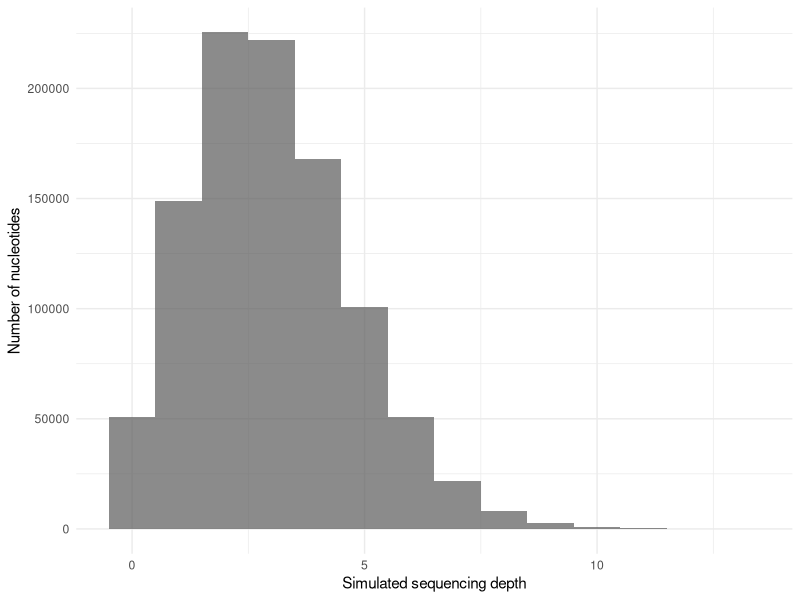
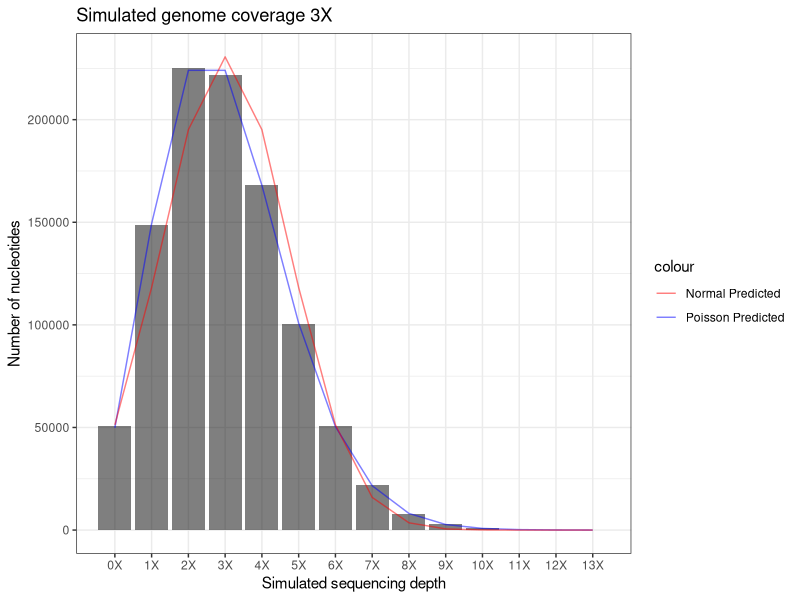
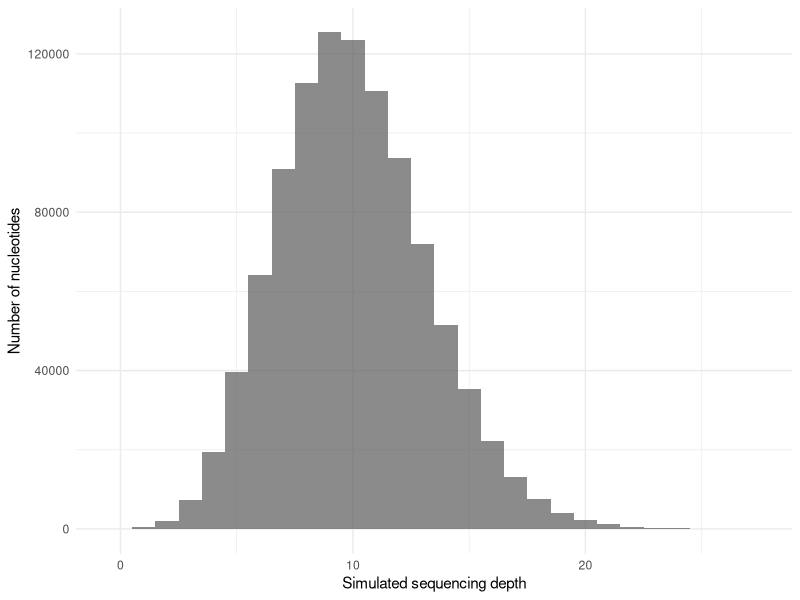
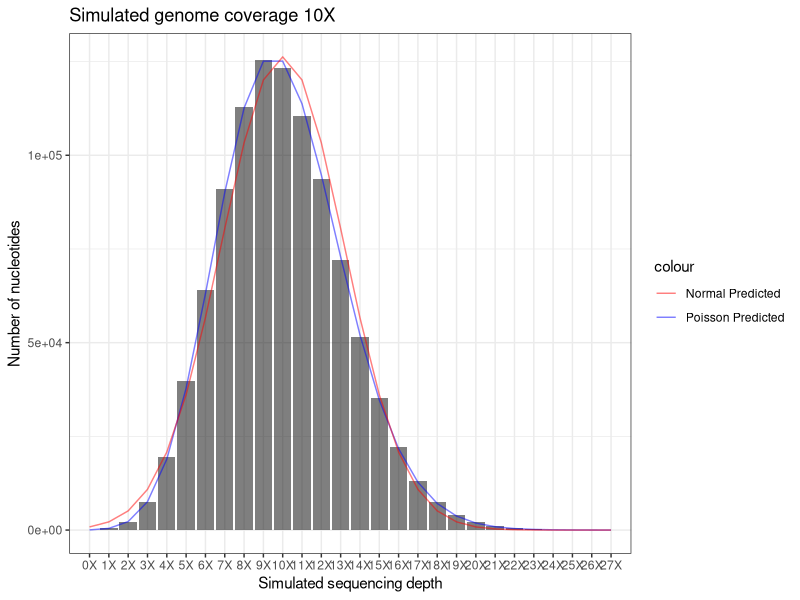
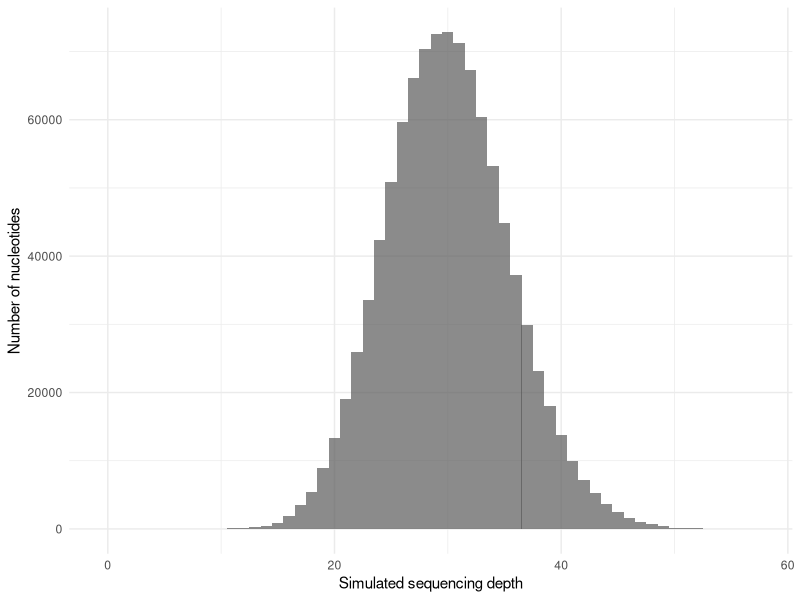
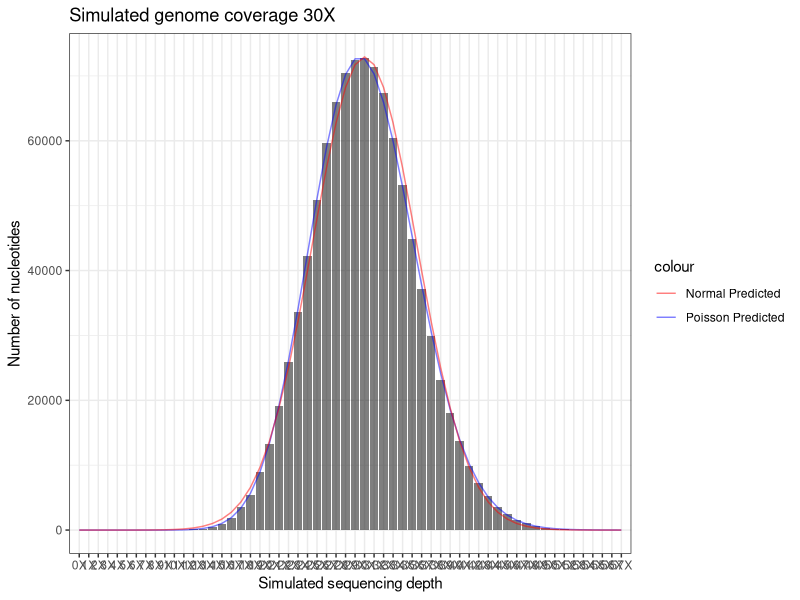
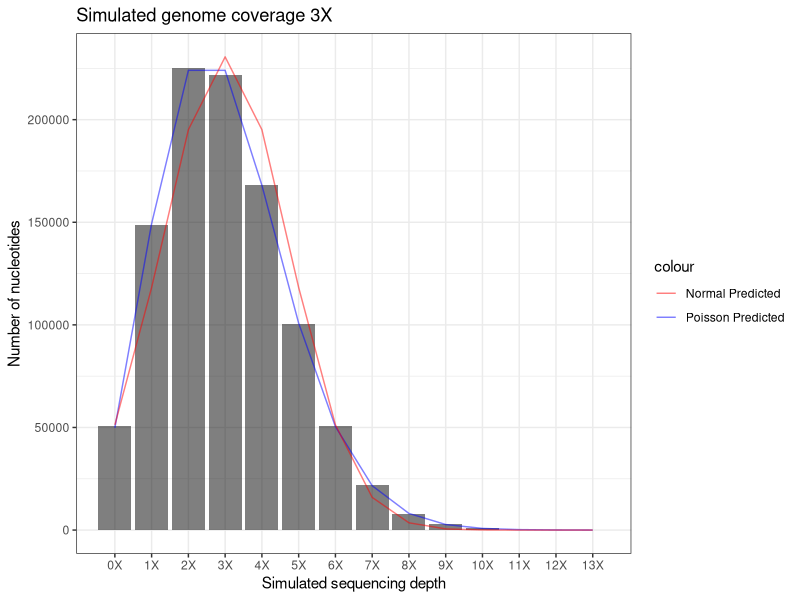
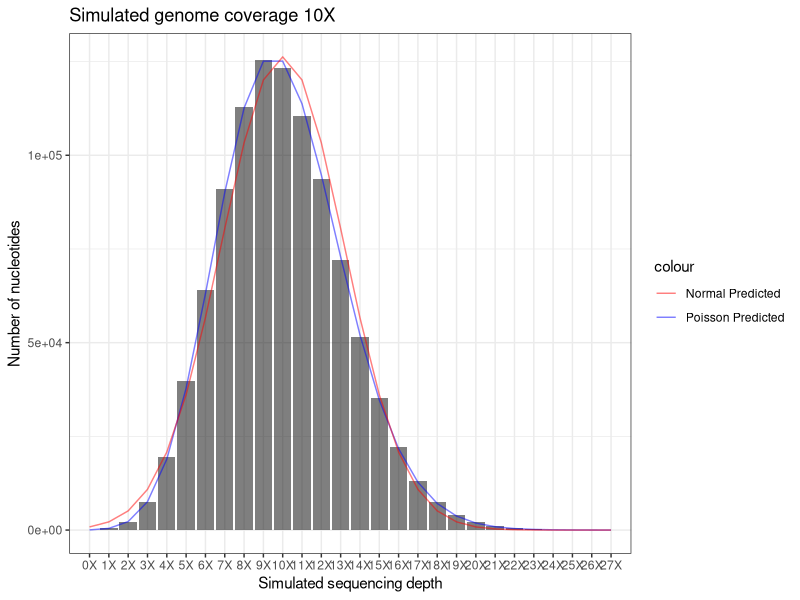

Write the R code that produced these figures, in order.
#Genome Assembly
#Etta Schaye
#Due Sep. 20th, 2024

#Set working directory
setwd("qbb2024-answers/week1/")

#Import libraries
library(tidyverse)

#Import simulated data
simulated_coverage_3X <- read_csv("genome_coverage.csv", col_names = FALSE)
simulated_coverage_3X <- simulated_coverage_3X %>% rename("position_coverage" = "X1")
              
#Plot simulated data
ggplot(simulated_coverage_3X, 
       aes(position_coverage)) +
  geom_histogram(bins = 14, alpha = 0.7) + #one bin for integers 0 to 13
  xlab("Simulated sequencing depth") +
  ylab("Number of nucleotides") +
  theme_minimal()

#Make a vector containing all coverage options (integers 0 to 13)
sequencing_depth_3X <- 0:13 

#Calculate Poisson distribution 
poisson_overlay_3X <- dpois(x = sequencing_depth_3X, lambda = 3)

#Calculate normal distribution
normal_distribution_3X <- dnorm(x = sequencing_depth_3X, mean = 3, sd = 1.73 )

#Make a tibble containing the range of coverage and the likelihood of an individual position having that coverage
poisson_overlay_3X <- tibble(Column1 = sequencing_depth_3X, Column2 = poisson_overlay_3X)
poisson_overlay_3X <- rename(poisson_overlay_3X, depth = Column1, probability_poisson = Column2)
poisson_overlay_3X <- mutate(poisson_overlay_3X, depth_label = paste0(depth,"X"))

normal_distribution_3X <- tibble(Column1 = sequencing_depth_3X, Column2 = normal_distribution_3X)
normal_distribution_3X <- rename(normal_distribution_3X, depth = Column1, probability_normal = Column2)
normal_distribution_3X <- mutate(normal_distribution_3X, depth_label = paste0(depth,"X"))


#Count the number of positions with each coverage level 
coverage_distribution_3X <- simulated_coverage_3X %>% count(position_coverage)

#Make one tibble
full_data_3X <- poisson_overlay_3X %>% left_join(coverage_distribution_3X, by = join_by(depth == position_coverage
                                                    ))
full_data_3X <- full_data_3X %>% left_join(normal_distribution_3X)
full_data_3X <- full_data_3X %>% mutate(poisson_predicted_n = probability_poisson * 1000000)
full_data_3X <- full_data_3X %>% mutate(normal_predicted_n = probability_normal * 1000000)

#Plot full data
ggplot(full_data_3X) +
  xlab("Simulated sequencing depth") +
  ylab("Number of nucleotides") +
  scale_x_discrete(limits = full_data_3X$depth, labels = full_data_3X$depth_label) +
  theme_bw() +
  geom_col(aes(x = depth, y = n), fill = "black", alpha = 0.5) +
  geom_line(aes(x = depth, y = poisson_predicted_n, color = "Poisson Predicted"), alpha = 0.5) +
  geom_line(aes(x = depth, y = normal_predicted_n, color = "Normal Predicted"), alpha = 0.5) +
  labs(title = "Simulated genome coverage 3X") +
  scale_color_manual(values = c("Poisson Predicted" = "blue", "Normal Predicted" = "red")) 
ggsave("ex1_3x_cov.png", scale = 2)

#Count how many times each coverage level occurred 
print(full_data_3X)


### ### ### ### ### ### ### ### 
### Repeat with 10X coverage ### 
### ### ### ### ### ### ### ### 
#Import simulated data
  simulated_coverage_10X <- read_csv("genome_coverage_10X.csv", col_names = FALSE)
simulated_coverage_10X <- simulated_coverage_10X %>% rename("position_coverage" = "X1")

#Plot simulated data
ggplot(simulated_coverage_10X, 
       aes(position_coverage)) +
  geom_histogram(bins = 28, alpha = 0.7) + #one bin for integers 0 to 27
  xlab("Simulated sequencing depth") +
  ylab("Number of nucleotides") +
  theme_minimal()

#Make a vector containing all coverage options (integers 0 to 13)
sequencing_depth_10X <- 0:27 

#Calculate Poisson distribution 
poisson_overlay_10X <- dpois(x = sequencing_depth_10X, lambda = 10)

#Calculate normal distribution
normal_distribution_10X <- dnorm(x = sequencing_depth_10X, mean = 10, sd = 3.16 )

#Make a tibble containing the range of coverage and the likelihood of an individual position having that coverage
poisson_overlay_10X <- tibble(Column1 = sequencing_depth_10X, Column2 = poisson_overlay_10X)
poisson_overlay_10X <- rename(poisson_overlay_10X, depth = Column1, probability_poisson = Column2)
poisson_overlay_10X <- mutate(poisson_overlay_10X, depth_label = paste0(depth,"X"))

normal_distribution_10X <- tibble(Column1 = sequencing_depth_10X, Column2 = normal_distribution_10X)
normal_distribution_10X <- rename(normal_distribution_10X, depth = Column1, probability_normal = Column2)
normal_distribution_10X <- mutate(normal_distribution_10X, depth_label = paste0(depth,"X"))


#Count the number of positions with each coverage level 
coverage_distribution_10X <- simulated_coverage_10X %>% count(position_coverage)

#Make one tibble
full_data_10X <- poisson_overlay_10X %>% left_join(coverage_distribution_10X, by = join_by(depth == position_coverage
))
full_data_10X <- full_data_10X %>% left_join(normal_distribution_10X)
full_data_10X <- full_data_10X %>% mutate(poisson_predicted_n = probability_poisson * 1000000)
full_data_10X <- full_data_10X %>% mutate(normal_predicted_n = probability_normal * 1000000)

#Plot full data
ggplot(full_data_10X) +
  xlab("Simulated sequencing depth") +
  ylab("Number of nucleotides") +
  scale_x_discrete(limits = full_data_10X$depth, labels = full_data_10X$depth_label) +
  theme_bw() +
  geom_col(aes(x = depth, y = n), fill = "black", alpha = 0.5) +
  geom_line(aes(x = depth, y = poisson_predicted_n, color = "Poisson Predicted"), alpha = 0.5) +
  geom_line(aes(x = depth, y = normal_predicted_n, color = "Normal Predicted"), alpha = 0.5) +
  labs(title = "Simulated genome coverage 10X") +
  scale_color_manual(values = c("Poisson Predicted" = "blue", "Normal Predicted" = "red")) 
  ggsave("ex1_10x_cov.png", scale = 2)

#Count how many times each coverage level occurred 
print(full_data_10X)


### ### ### ### ### ### ### ### 
### Repeat with 30X coverage ### 
### ### ### ### ### ### ### ### 
#Import simulated data
simulated_coverage_30X <- read_csv("genome_coverage_30X.csv", col_names = FALSE)
simulated_coverage_30X <- simulated_coverage_30X %>% rename("position_coverage" = "X1")

#Plot simulated data
ggplot(simulated_coverage_30X, 
       aes(position_coverage)) +
  geom_histogram(bins = 58, alpha = 0.7) + #one bin for integers 0 to 57
  xlab("Simulated sequencing depth") +
  ylab("Number of nucleotides") +
  theme_minimal()

#Make a vector containing all coverage options (integers 0 to 57)
sequencing_depth_30X <- 0:57 

#Calculate Poisson distribution 
poisson_overlay_30X <- dpois(x = sequencing_depth_30X, lambda = 30)

#Calculate normal distribution
normal_distribution_30X <- dnorm(x = sequencing_depth_30X, mean = 30, sd = 5.47 )

#Make a tibble containing the range of coverage and the likelihood of an individual position having that coverage
poisson_overlay_30X <- tibble(Column1 = sequencing_depth_30X, Column2 = poisson_overlay_30X)
poisson_overlay_30X <- rename(poisson_overlay_30X, depth = Column1, probability_poisson = Column2)
poisson_overlay_30X <- mutate(poisson_overlay_30X, depth_label = paste0(depth,"X"))

normal_distribution_30X <- tibble(Column1 = sequencing_depth_30X, Column2 = normal_distribution_30X)
normal_distribution_30X <- rename(normal_distribution_30X, depth = Column1, probability_normal = Column2)
normal_distribution_30X <- mutate(normal_distribution_30X, depth_label = paste0(depth,"X"))


#Count the number of positions with each coverage level 
coverage_distribution_30X <- simulated_coverage_30X %>% count(position_coverage)

#Make one tibble
full_data_30X <- poisson_overlay_30X %>% left_join(coverage_distribution_30X, by = join_by(depth == position_coverage
))
full_data_30X <- full_data_30X %>% left_join(normal_distribution_30X)
full_data_30X <- full_data_30X %>% mutate(poisson_predicted_n = probability_poisson * 1000000)
full_data_30X <- full_data_30X %>% mutate(normal_predicted_n = probability_normal * 1000000)

#Plot full data
ggplot(full_data_30X) +
  xlab("Simulated sequencing depth") +
  ylab("Number of nucleotides") +
  scale_x_discrete(limits = full_data_30X$depth, labels = full_data_30X$depth_label) +
  theme_bw() +
  geom_col(aes(x = depth, y = n), fill = "black", alpha = 0.5) +
  geom_line(aes(x = depth, y = poisson_predicted_n, color = "Poisson Predicted"), alpha = 0.5) +
  geom_line(aes(x = depth, y = normal_predicted_n, color = "Normal Predicted"), alpha = 0.5) +
  labs(title = "Simulated genome coverage 30X") +
  scale_color_manual(values = c("Poisson Predicted" = "blue", "Normal Predicted" = "red")) 
ggsave("ex1_30X_cov.png", scale = 2)



#Count how many times each coverage level occurred 
print(full_data_30X)


